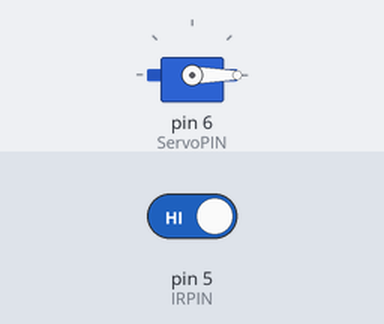
The sketch below on a simulated Arduino Uno, built with avr-gcc and run on an emulated ATmega328P. On the bench: servo. The test bench sets the inputs (shaded band); at power-on: pin 5 (IRPIN) HIGH.

Above: at 1.2 s.
1.3 s: pin 5 (IRPIN) driven LOW
At 2.2 s:
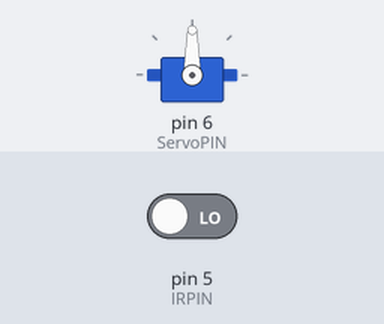
2.8 s: pin 5 (IRPIN) driven HIGH
At 3.4 s:
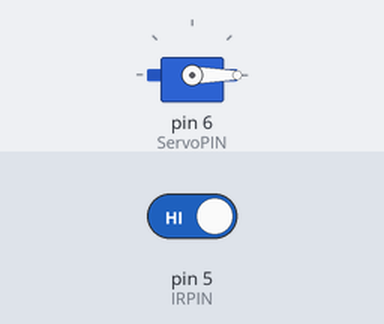
Timing chart, 0 to 5.8 s (numbered marks = the images above; inputs shaded):
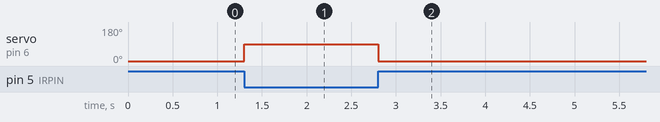

Measured:
- after the input at 1.3 s, servo on pin 6 (ServoPIN): 0° → 90° at once
- after the input at 2.8 s, servo on pin 6 (ServoPIN): 90° → 0° at once

The sketch:

smart-dustbin1.ino
```cpp
#include <Servo.h>
#define IRPIN 5
#define ServoPIN 6
Servo S;
void setup()
{
  Serial.begin(115200);
  S.attach(ServoPIN);
  pinMode(IRPIN,INPUT);
}
void loop()
{
  int l = digitalRead (IRPIN);
  if( l== 0)
  {
    S.write(90);
  }
  else
  {
    S.write(0);
  }
}
```
